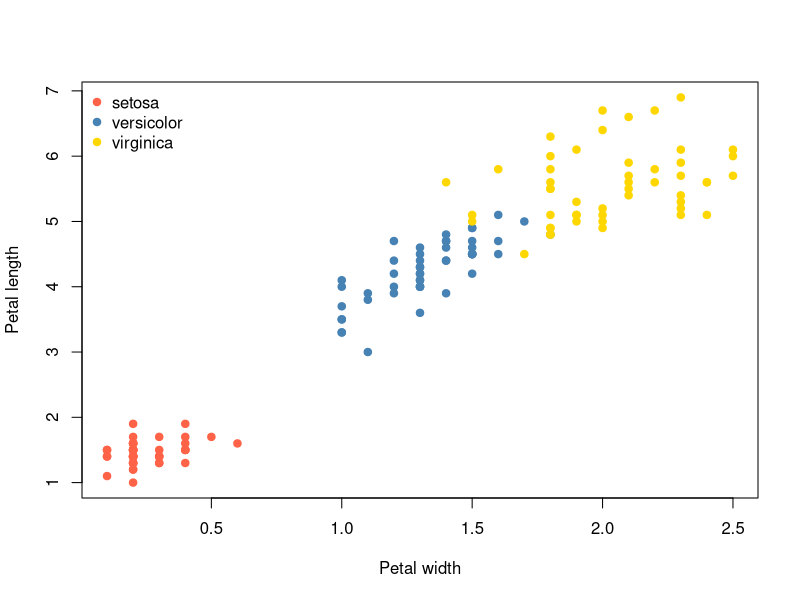

Generate this figure with R:
iris <- datasets::iris

species_colours <- c(
  setosa = "tomato",
  versicolor = "steelblue",
  virginica = "gold"
)

png(filename = "iris_plot.png") # Open plot

plot(
  Petal.Length ~ Petal.Width,
  data = iris,
  col = species_colours[as.character(iris$Species)],
  pch = 19,
  xlab = "Petal width",
  ylab = "Petal length"
)

legend(
  "topleft",
  legend = names(species_colours),
  col = species_colours,
  pch = 19,
  bty = "n"
)

dev.off() # Close plot
